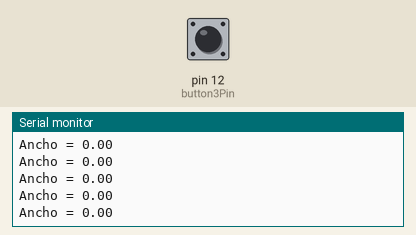
Recording of a sketch running on a simulated Arduino Uno, built with avr-gcc and run on an emulated ATmega328P. Shown: the last lines printed to the serial monitor. The test bench sets the inputs (shaded band); at power-on: pin 12 (button3Pin) HIGH.

Above: at 1.2 s.
1.3 s: pin 12 (button3Pin) pulled LOW for 0.15 s
At 1.51 s:
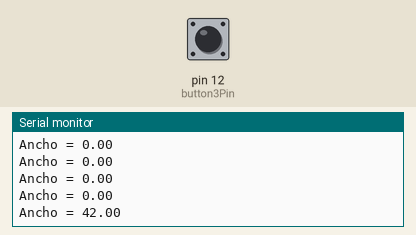
2.9 s: pin 12 (button3Pin) pulled LOW for 1 s
At 3.93 s:
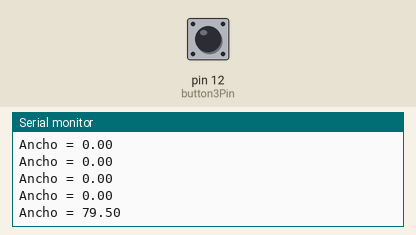
5.4 s: pin 12 (button3Pin) pulled LOW for 0.15 s
At 5.63 s:
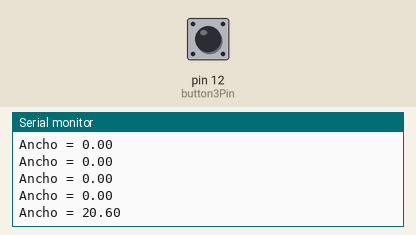
Timing chart, 0 to 8.4 s (numbered marks = the images above; inputs shaded):
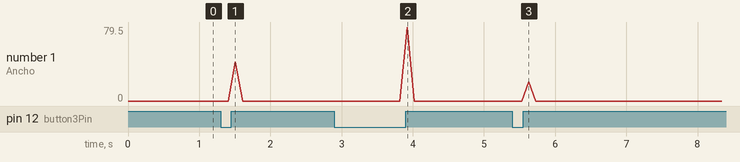

Measured:
- after the input at 1.3 s, the serial monitor: prints a new line after 0.21 s (image 1)
- after the input at 2.9 s, the serial monitor: prints a new line after 1.0 s (image 2)
- after the input at 5.4 s, the serial monitor: prints a new line after 0.23 s (image 3)

The sketch:

lectura_pulsador.ino
```cpp
#include <TimerOne.h>

volatile unsigned int ticks, AnchoPulso;

int button3Pin = 12;

void setup(void)
{
  pinMode(button3Pin, INPUT);
  Timer1.initialize(100);                  // inicializado a 100 useg
  Timer1.attachInterrupt(cuentoPulsos); // cuentoPulsos es la rutina que hace el trabajo
  Serial.begin(9600);
  AnchoPulso = 0;
  ticks = 0;
}


void cuentoPulsos(void)
{
    //ticks = 0;
    if(digitalRead(button3Pin) == 0){ticks++;}
    else{AnchoPulso = ticks;}
}

void loop(void)
{
  /*unsigned int AnchoCopy;  // Almacena el valor del Ancho del Pulso
  noInterrupts();
  AnchoCopy = AnchoPulso;
  interrupts();*/

  Serial.print("Ancho = ");
  Serial.println((float) AnchoPulso/10);    // expresado en mseg con 1 decimal
  ticks = 0;
  AnchoPulso = 0;
  delay(100);                          // no me gusta el delay pero prueba que no afecta el funcionamiento de la rutina timer1.
}
```
